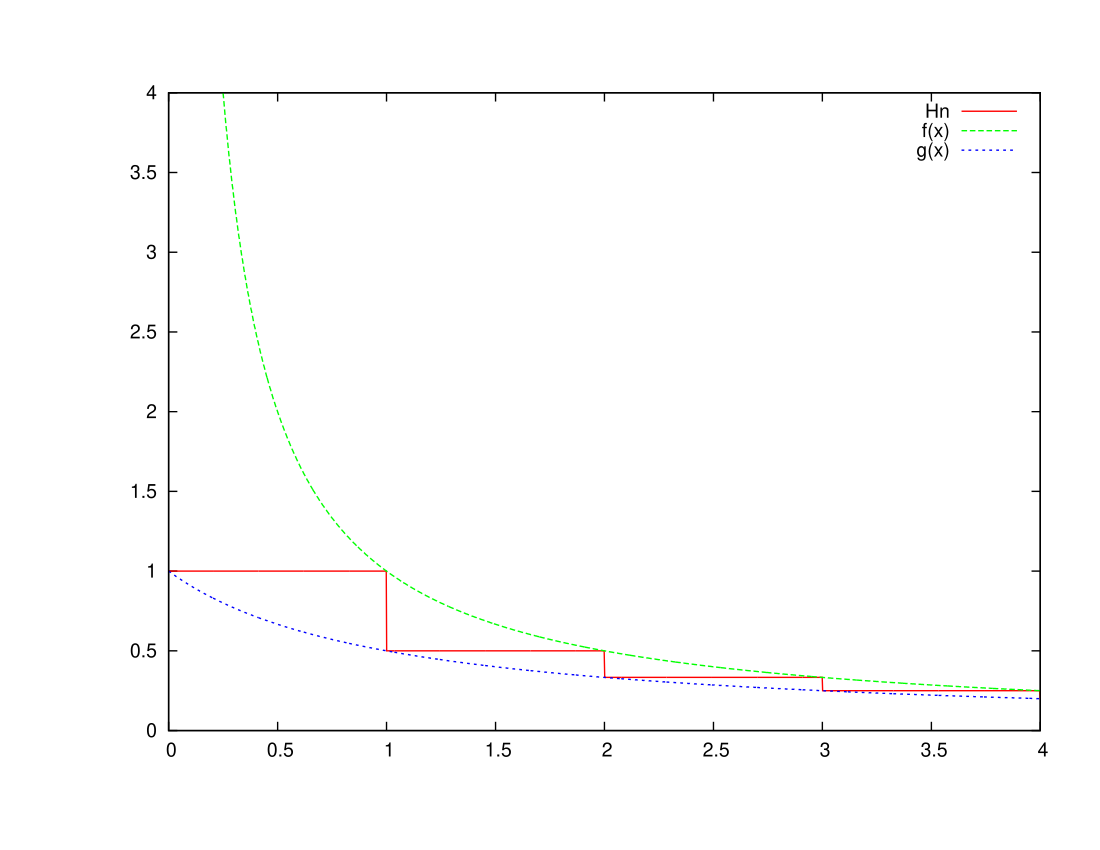

The script that drew this image:
set terminal postscript enhanced color
set output "foo.ps"
set xrange [0:4]
set yrange [0:4]
set style line 1 lt 1 lw 2 pt 3
set style line 2 lt 2 lw 2 pt 3
set style line 3 lt 3 lw 2 pt 3
set style line 4 lt 4 lw 2 pt 3
#set grid

f(x)=1/x
g(x)=1/(x+1)
#h(x) = (x <= 0) ? 0.0 :  (1.0/int(x)) - h(int(x)-1)
h(x) = (x <= 0) ? 1.0 : 1.0/(int(x+1))
i(x) = (x <= 0) ? 0.0 : i(x-1) + 1.0/(int(x+1))
set samples 2000

plot h(x) title "Hn" ls 1,\
     f(x) ls 2,\
     g(x) ls 3
